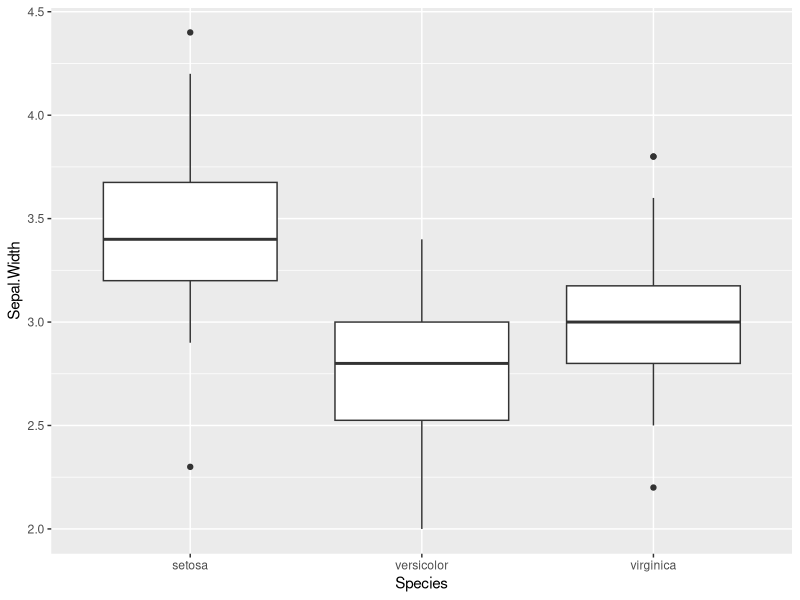
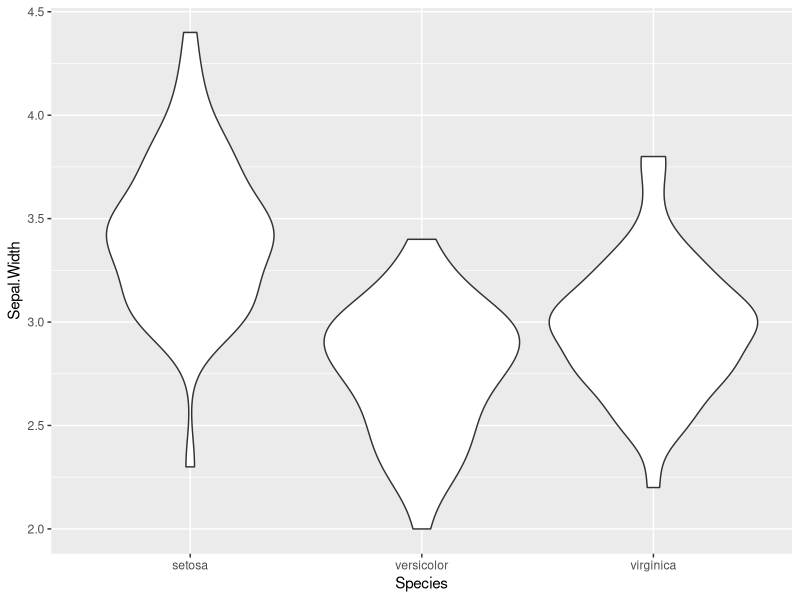
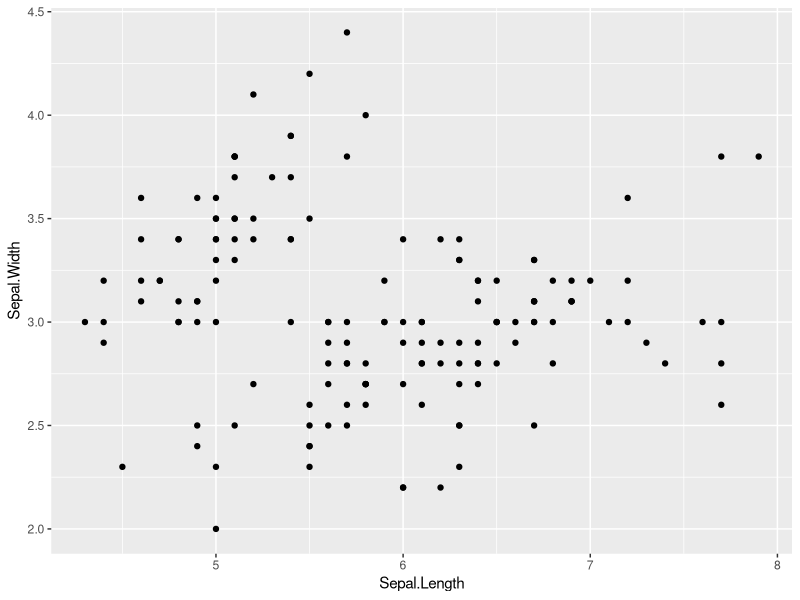
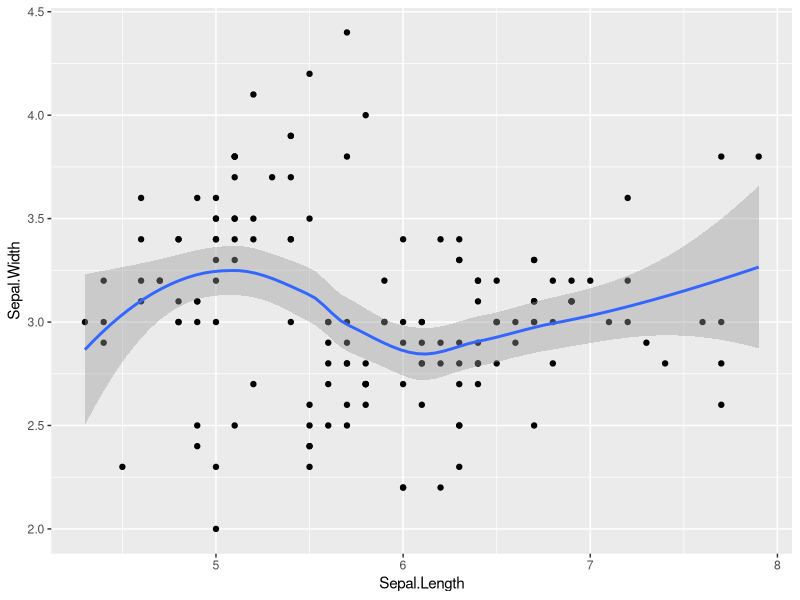
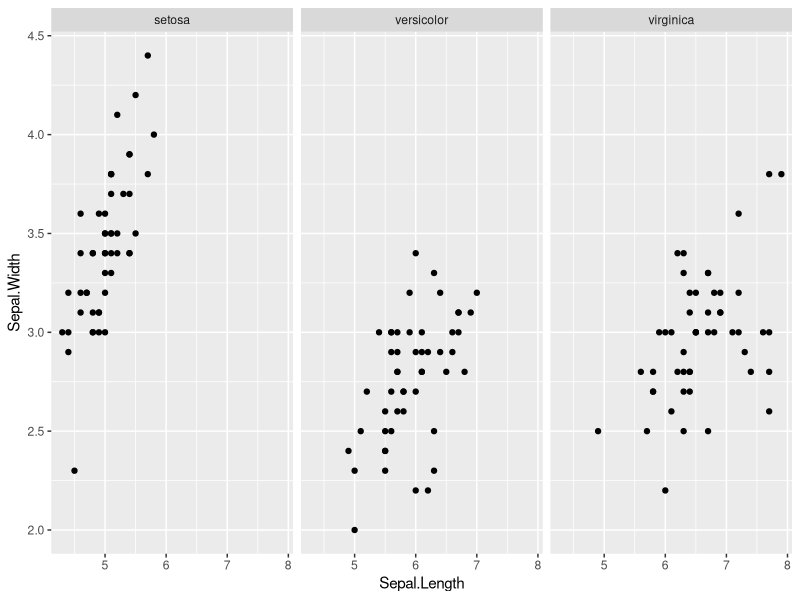
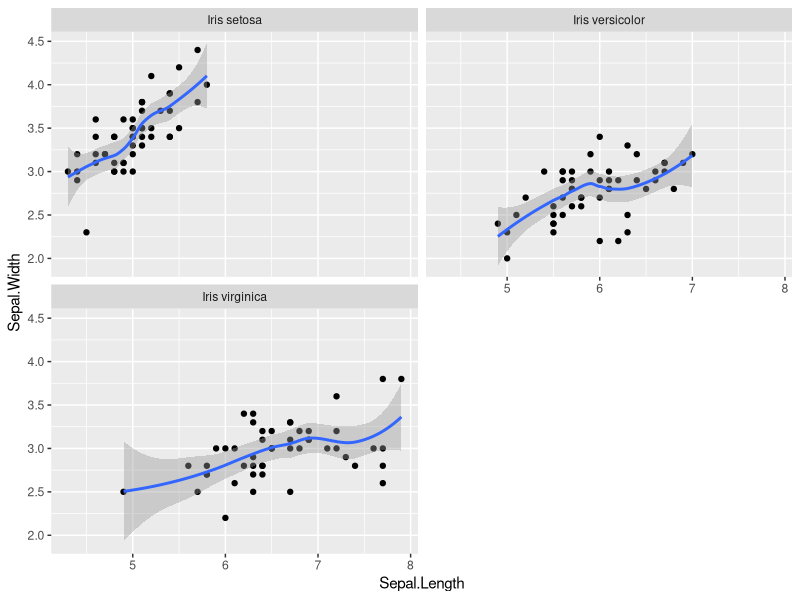
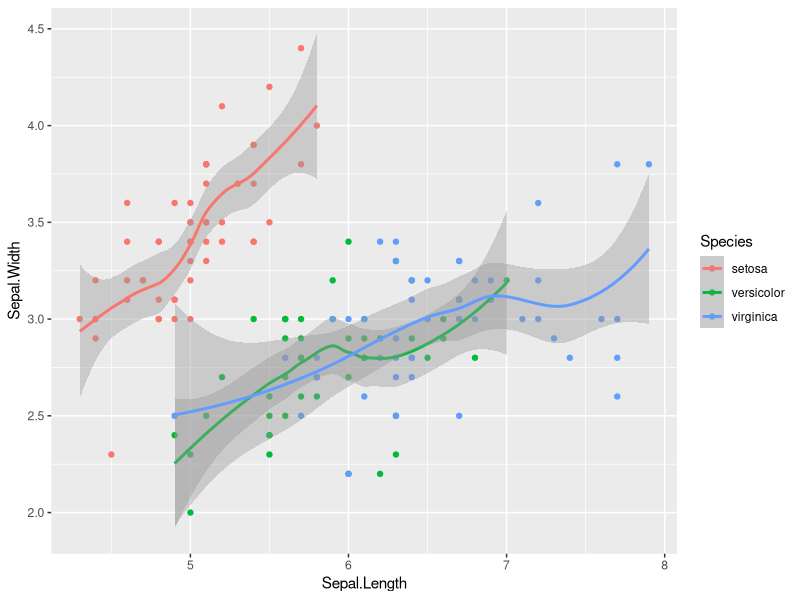
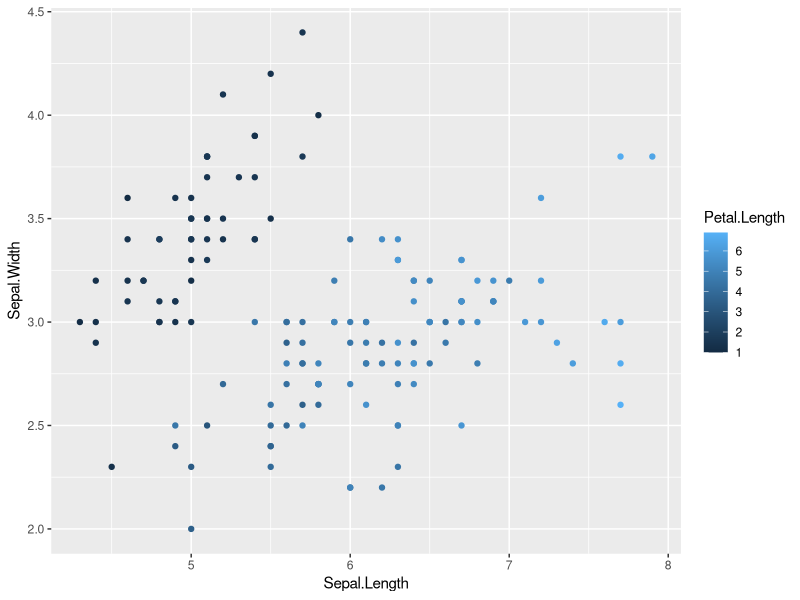

Reproduce these figures in R, in order. (Note: this script raises an error after producing the figures.)
## GGplot - part 1
# introduction

# Deakin Coding Club
# By Alys Young
# March 2023


# Resources ---------------------------------------------------------------
# https://ggplot2.tidyverse.org/reference/index.html  
# https://posit.co/resources/cheatsheets/?type=posit-cheatsheets&_page=2/   
# https://ggplot2-book.org  
# http://www.sthda.com/english/wiki/ggplot2-essentials  



# Set up ------------------------------------------------------------------

# install.packages("ggplot2")
library(ggplot2)

# In ggplot, the method to build the plot needs to specify 3 components:
#   the data, the aesthetics and the geom (or plot type).
# 
# You need to:
# 1. Start by calling a ggplot using `ggplot()`.  
# 2. Specify the data using the "data" argument `ggplot(data =  )`.  
# 3. Specify the x and y variables using the aesthetics argument `ggplot(data = , aes(x= , y = ) )`.  
# 3. Specify  what sort of plot you make ggplot to make using a second line joining to the `ggplot()` with a `+`.  



# Data --------------------------------------------------------------------
# load the data
data(iris) 

# Take a look at the data
head(iris)


## Basic types of plots ------------------------------------------------------------------

## Categorical data -------------------------------------*
# Box Plot 
ggplot(data = iris, aes(x = Species, y = Sepal.Width)) +
  geom_boxplot()

# Voilin plot
ggplot(data = iris, aes(x = Species, y = Sepal.Width)) +
  geom_violin()

  
## Continuous data -------------------------------------*
## scatter plot
ggplot(data = iris, aes(x = Sepal.Length, y = Sepal.Width)) +
  geom_point()


## adding a basic regression line
ggplot(data = iris, aes(x = Sepal.Length, y = Sepal.Width)) +
  geom_point() +
  geom_smooth()




# Facetting ---------------------------------------------------------------

# Separate the plot into 3 panes, one for each of the 3 species
ggplot(data = iris, aes(x = Sepal.Length, y = Sepal.Width)) +
  geom_point() +
  facet_wrap(~Species)

# Separate the plot into 3 panes, one for each of the 3 species. Force the panes to be in 2 columns and change the names of the panes.
ggplot(data = iris, aes(x = Sepal.Length, y = Sepal.Width)) +
  geom_point() +
  geom_smooth() +
  facet_wrap(~Species, ncol = 2,
             labeller = labeller(Species = c("setosa" = "Iris setosa",
                                             "versicolor" = "Iris versicolor",
                                             "virginica" = "Iris virginica")))




# Colours -----------------------------------------------------------------

## Coloured by species
ggplot(data = iris, aes(x = Sepal.Length, y = Sepal.Width, colour = Species)) +
  geom_point() +
  geom_smooth()


## Colour by petal length
ggplot(data = iris, aes(x = Sepal.Length, y = Sepal.Width, colour = Petal.Length)) +
  geom_point()


## Fill vs colour ------------------------*
# It is important to keep in mind that
# the aesthetics `colour` and `fill` vary in their effect depending on the geom used.

# Box Plot with colour
ggplot(data = iris, aes(x = Species, y = Sepal.Width, colour = Species)) +
  geom_boxplot()

# Box Plot with fill
ggplot(data = iris, aes(x = Species, y = Sepal.Width, fill = Species)) +
  geom_boxplot()




# Other aesthetics --------------------------------------------------------

# Colour and shape is by species
ggplot(data = iris, aes(x = Sepal.Length, y = Sepal.Width, color = Species, shape = Species)) +
  geom_point()


## Static aesthetics - not related to the data
ggplot(data = iris, aes(x = Sepal.Length, y = Sepal.Width, color = Petal.Length)) +
  geom_point(alpha = 0.5, size  = 2, pch = 17)




# Labels and titles ------------------------------------------------------------------

ggplot(data = iris, aes(x = Sepal.Length, y = Sepal.Width)) +
  geom_point() +
  labs(title = "Sepal length by width", x = "Sepal length (cm)", y = "Sepal width (cm)")


# Legend ------------------------------------------------------------------
## Move legend
ggplot(data = iris, aes(x = Sepal.Length, y = Sepal.Width, color = Species)) +
  geom_point() +
  theme(legend.position = "bottom") # try "top"


## Hide legend
ggplot(data = iris, aes(x = Sepal.Length, y = Sepal.Width, color = Species)) +
  geom_point(show.legend = FALSE)



# Themes ------------------------------------------------------------------
## Add premade theme
ggplot(data = iris, aes(x = Species, y = Sepal.Width)) +
  geom_boxplot() +
  theme_dark() # try theme_light, theme_dark, theme_classic,



# Tick marks --------------------------------------------------------------
## Alter the axis scale
ggplot(data = iris, aes(x = Sepal.Length, y = Sepal.Width)) +
  geom_point() +
  scale_x_continuous(limits = c(2, 8),
                     breaks = seq(2, 8, 1), # sequence from 0 to 8 by 1. Equivalent to 2:8
                     minor_breaks = seq(1, 8, 0.2)
                     )
  
  



# Annotations -------------------------------------------------------------

## Annotate with text
ggplot(data = iris, aes(x = Sepal.Length, y = Sepal.Width, color = Species)) +
  geom_point() +
  annotate("text", x = 4.5, y = 4, label = "Group 1", size = 7) +
  annotate("text", x = 6.5, y = 3.6, label = "Group 2", color = "blue") + 
  annotate("text", x = 5.5, y = 2, label = "Group 3") 
  
## Annotate bar plot with * for significance
ggplot(data = iris, aes(x = Species, y = Sepal.Length)) +
  geom_bar(stat = "identity") +
    annotate("text", x = 1, y = 270, label = "*", size = 20) 

## Annotate with text and a line
ggplot(data = iris, aes(x = Sepal.Length, y = Sepal.Width, color = Species)) +
  geom_point() +
  annotate("text", x = 4.5, y = 4.2, label = "Important segment") +
  annotate("segment", x = 4.1, xend = 5, y = 4, yend = 4,
           arrow = arrow(ends = "both", angle = 90, length = unit(.2,"cm")))

## Annotate with an arrow
ggplot(data = iris, aes(x = Sepal.Length, y = Sepal.Width, color = Species)) +
  geom_point() +
  annotate("text", x = 7, y = 4.5, label = "Outliers", size = 7) + # try size = 3
  annotate("segment", x = 7.4, xend = 7.8, y = 4.5, yend = 3.9, # try chaning these values
           size = 1.5, # try 0.5 or 2
           color = "darkblue", # try "green" or "purple"
           arrow = arrow())
  
  



## Save your plot ----------------------------------------------------------------------
# Use the function `ggsave` .

# # Save the most recent plot by using ggsave directly afterwards
# ggplot(data = iris, aes(x = Sepal.Length, y = Sepal.Width)) +
#  geom_point()
#
# ggsave("your/folder/directory/here/plot.png")

# # Save a specific plot by assigning it a name
# # Save the most recent plot by using ggsave directly afterwards
# p <- ggplot(data = iris, aes(x = Sepal.Length, y = Sepal.Width)) +
#  geom_point()
#
# ggsave(p, "your/folder/directory/here/plot.png")








## Visualising basic regression model

m1 <- lm(Sepal.Width ~ Petal.Length, data = iris)
summary(m1)

## Visualise what this might look like using a scatter plot
ggplot(data = iris, aes(x = Petal.Length, y = Sepal.Width)) +
  geom_point()

## Save the predictions from the model together with the petal length
m_prediction <- data.frame( Petal.Length = iris$Petal.Length,
                            Sepal.Width_pred = fitted(m1))

## Add the regresion line to the plot
ggplot(data = iris, aes(x = Petal.Length, y = Sepal.Width)) +
  geom_point() +
  geom_line(data = m_prediction, aes(x = Petal.Length, y = Sepal.Width_pred ))


## option 1 - manually
m_out <- summary(m1)
m_eval <- m_out$coefficients
class(m_eval)
m_eval_df <- as.data.frame(m_eval)
m_eval_df$vars <- rownames(m_eval_df)
m_eval_df <- rename(m_eval_df, st_error = `Std. Error`)
m_eval_df

## Options 2 - using tidy r
library(broom)
tidy(m1)



# Plot model coefficient --------------------------------------------------

## Plot coefficient estimates
ggplot(data = m_eval_df, aes(y = vars, x = Estimate)) +
  geom_point() + 
  geom_pointrange(aes(xmin = Estimate - st_error, xmax = Estimate + st_error)) +
  labs(y = "", x = "Coefficient estimate")

# make vars a factor with the levels in the order you want
# Option 1 using base R
order <- m_eval_df[order(m_eval_df$Estimate),'vars']

# Option 2 using dplyr and pipes
order <- m_eval_df %>%  arrange(Estimate) %>% select(vars) %>% pull

# Set the levels in the correct oder
m_eval_df$vars <- factor(m_eval_df$vars, levels = order)

## Plot with the new order of variables
ggplot(data = m_eval_df, aes(y = vars, x = Estimate)) +
  geom_point() + 
  geom_pointrange(aes(xmin = Estimate - st_error, xmax = Estimate + st_error)) +
  labs(y = "", x = "Coefficient estimate", title = "In order")





# Plot model outputs ------------------------------------------------------


library(effects)
plot(allEffects(m2))

## Extract the effect
eff_PW <- effect("Petal.Width", m2)
eff_PW_df <- as.data.frame(eff_PW)
eff_PW_df

## Plot the effect with ggplot
ggplot(data = eff_PW_df, aes(x = Petal.Width, y = fit)) +
  geom_line()

  


## Model with the interaction of sepal length and species
m3 <- lm(Sepal.Width ~ Sepal.Length*Species, data = data_model)
summary(m3) # interaction is significant

## Extract the effect of the interaction
eff_int <- effect("Sepal.Length*Species", m3)
eff_int_df <- as.data.frame(eff_int)

## Plot the interaction
ggplot(data = eff_int_df, aes(x = Sepal.Length, y = fit, colour = Species)) +
  geom_line()
